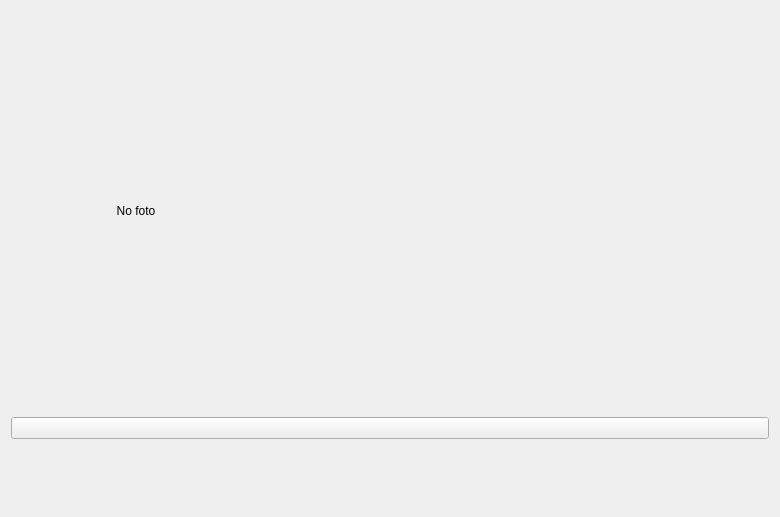
<?xml version="1.0" encoding="UTF-8"?>
<ui version="4.0">
 <class>ProfileWidget</class>
 <widget class="QWidget" name="ProfileWidget">
  <property name="geometry">
   <rect>
    <x>0</x>
    <y>0</y>
    <width>780</width>
    <height>517</height>
   </rect>
  </property>
  <property name="sizePolicy">
   <sizepolicy hsizetype="Expanding" vsizetype="Preferred">
    <horstretch>0</horstretch>
    <verstretch>0</verstretch>
   </sizepolicy>
  </property>
  <property name="windowTitle">
   <string>Form</string>
  </property>
  <layout class="QVBoxLayout" name="verticalLayout_2">
   <item>
    <layout class="QHBoxLayout" name="horizontalLayout">
     <item>
      <widget class="QLabel" name="avatar_lbl">
       <property name="minimumSize">
        <size>
         <width>250</width>
         <height>400</height>
        </size>
       </property>
       <property name="text">
        <string>No foto</string>
       </property>
       <property name="alignment">
        <set>Qt::AlignCenter</set>
       </property>
      </widget>
     </item>
     <item>
      <layout class="QVBoxLayout" name="verticalLayout">
       <item>
        <widget class="QLabel" name="name_lbl">
         <property name="font">
          <font>
           <pointsize>20</pointsize>
           <bold>true</bold>
          </font>
         </property>
         <property name="text">
          <string/>
         </property>
        </widget>
       </item>
       <item>
        <spacer name="verticalSpacer_2">
         <property name="orientation">
          <enum>Qt::Vertical</enum>
         </property>
         <property name="sizeHint" stdset="0">
          <size>
           <width>20</width>
           <height>40</height>
          </size>
         </property>
        </spacer>
       </item>
      </layout>
     </item>
     <item>
      <spacer name="horizontalSpacer">
       <property name="orientation">
        <enum>Qt::Horizontal</enum>
       </property>
       <property name="sizeHint" stdset="0">
        <size>
         <width>40</width>
         <height>20</height>
        </size>
       </property>
      </spacer>
     </item>
    </layout>
   </item>
   <item>
    <widget class="QPushButton" name="friends_btn">
     <property name="sizePolicy">
      <sizepolicy hsizetype="Expanding" vsizetype="Fixed">
       <horstretch>0</horstretch>
       <verstretch>0</verstretch>
      </sizepolicy>
     </property>
     <property name="styleSheet">
      <string notr="true">text-align: left</string>
     </property>
     <property name="text">
      <string/>
     </property>
     <property name="flat">
      <bool>false</bool>
     </property>
    </widget>
   </item>
   <item>
    <spacer name="verticalSpacer">
     <property name="orientation">
      <enum>Qt::Vertical</enum>
     </property>
     <property name="sizeHint" stdset="0">
      <size>
       <width>17</width>
       <height>47</height>
      </size>
     </property>
    </spacer>
   </item>
  </layout>
 </widget>
 <resources/>
 <connections/>
</ui>
